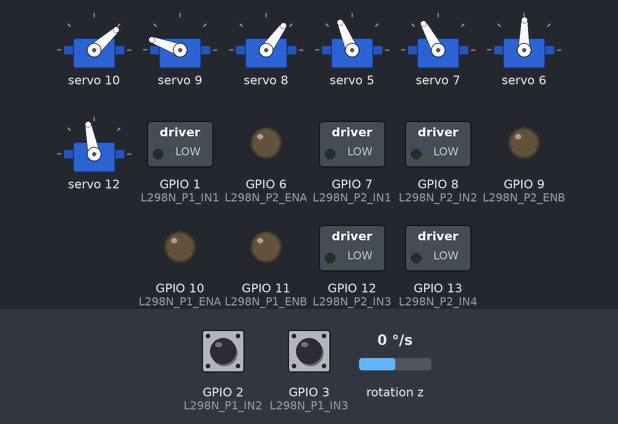
Recording of a sketch running on a simulated ESP32-S3. Parts: 7 × servo, switched loads named in the sketch (green lamp = pin HIGH), output pins drawn as LEDs (lit = HIGH). Wiring (inferred from the names in the program): MPU-6050 motion sensor at I2C address 0x68. Inputs (shaded band) come from the test bench; at power-on: rotation z 0 °/s, GPIO 2 (L298N_P1_IN2) HIGH, GPIO 3 (L298N_P1_IN3) HIGH. What the sketch prints to the serial monitor is not drawn.

Above: at 3.8 s.
3.9 s: rotation z set to 59 °/s
At 6.2 s:
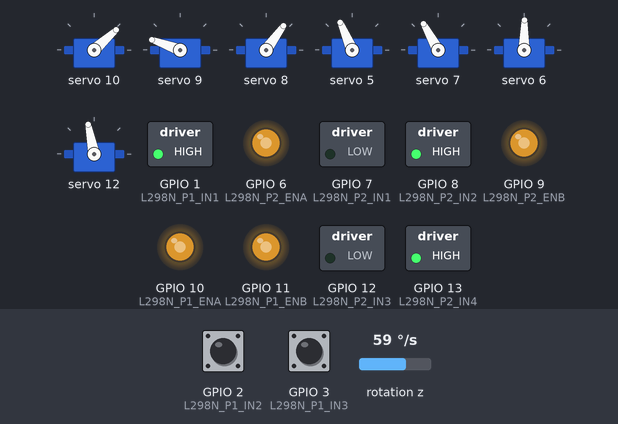
6.9 s: rotation z set to 67 °/s
At 9.8 s:
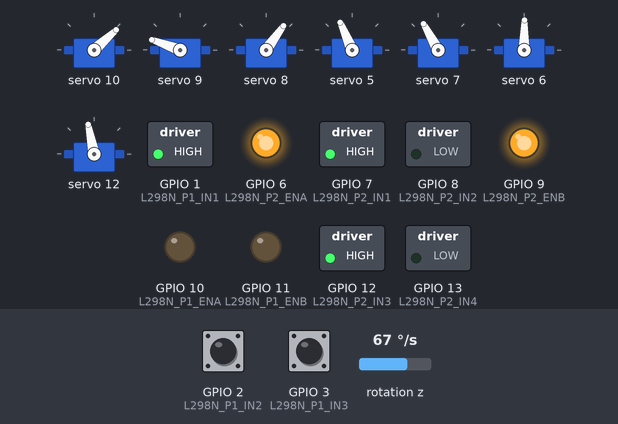
9.9 s: rotation z set to -192 °/s
At 12.2 s:
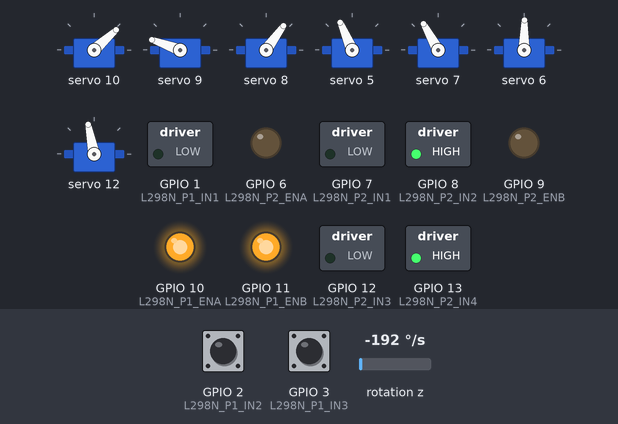
12.9 s: rotation z set to 6 °/s
24.9 s: rotation z set to 12 °/s
Timing chart, 0 to 66.3 s (numbered marks = the images above; inputs shaded):
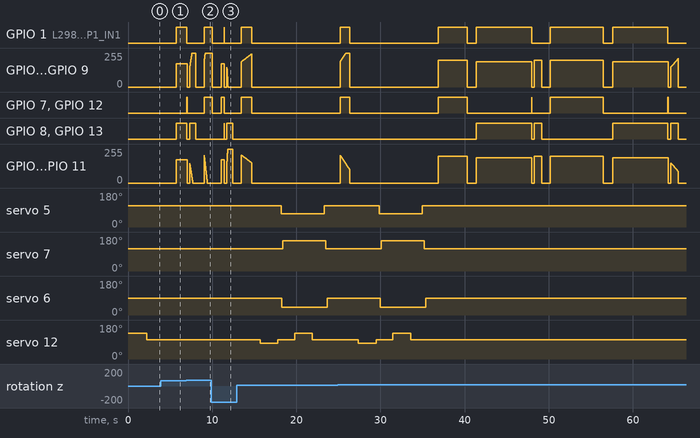

Measured:
- the behaviour switches between 64 and 65 °/s on rotation z (found by bisection; images 1 and 2)
- after the input at 9.9 s, GPIO 8 (L298N_P2_IN2), GPIO 13 (L298N_P2_IN4): LOW → HIGH after 1.5 s, → LOW 0.04 s later, → HIGH 0.30 s later, → LOW 0.71 s later

The sketch:

whotfknows.ino
```cpp
#include <Wire.h>
#include <Adafruit_PWMServoDriver.h>

Adafruit_PWMServoDriver pwm = Adafruit_PWMServoDriver();

#define SERVOMIN 150
#define SERVOMAX 600

// =================================================================
// 1. PIN DEFINITIONS (Updated Dual L298N + PCA9685 + 4-Motor Setup)
// =================================================================

// --- L298N - P1 (Left Side: Motors 1 & 2) ---
const uint8_t L298N_P1_ENA = 10;  // PWM (Timer1) -> M1 Speed
const uint8_t L298N_P1_IN1 = A0;  // M1 Dir 1
const uint8_t L298N_P1_IN2 = A1;  // M1 Dir 2
const uint8_t L298N_P1_IN3 = A2;  // M2 Dir 1
const uint8_t L298N_P1_IN4 = A3;  // M2 Dir 2
const uint8_t L298N_P1_ENB = 11;  // PWM (Timer2) -> M2 Speed

// --- L298N - P2 (Right Side: Motors 3 & 4) ---
const uint8_t L298N_P2_ENA = 6;   // PWM (Timer0) -> M3 Speed
const uint8_t L298N_P2_IN1 = 7;   // M3 Dir 1
const uint8_t L298N_P2_IN2 = 8;   // M3 Dir 2
const uint8_t L298N_P2_IN3 = 12;  // M4 Dir 1
const uint8_t L298N_P2_IN4 = 13;  // M4 Dir 2 (mirrors Nano onboard LED)
const uint8_t L298N_P2_ENB = 9;   // PWM (Timer1) -> M4 Speed

// --- Motor Feedback / Encoder Pins (C1) ---
const uint8_t PIN_M1_C1 = 5;      // Motor 1 feedback
const uint8_t PIN_M2_C1 = 4;      // Motor 2 feedback
const uint8_t PIN_M3_C1 = 2;      // Motor 3 feedback (Hardware Interrupt INT0)
const uint8_t PIN_M4_C1 = 3;      // Motor 4 feedback (Hardware Interrupt INT1)

// --- Motor IDs ---
const int M1 = 1; // Left Front
const int M2 = 2; // Left Rear
const int M3 = 3; // Right Front
const int M4 = 4; // Right Rear

// --- Direction Constants ---
const int STOP = 0;
const int FORWARD = 1;
const int BACKWARD = 2;

// =================================================================
// 2. SENSORS & SERVO CONFIGURATION
// =================================================================

// MPU6050 Hardware Constants (I2C on A4/A5)
const int MPU_ADDR = 0x68;
const int PWR_MGMT_1 = 0x6B;
const int GYRO_ZOUT_H = 0x47;

// Gyro Variables
float gyro_z_bias = 0;
float current_angle = 0;
unsigned long last_time = 0;

// Encoder Tick Counters
volatile long enc_m3_ticks = 0;
volatile long enc_m4_ticks = 0;

// PCA9685 Servo Channels & Angles
int GRIPPER_SERVOS[] = {5, 6, 7};
int SERVO_OPEN_ANGLES[] = {80, 60, 85};
int SERVO_CLOSE_ANGLES[] = {45, 20, 120};

int BIN_SERVOS[] = {10, 9, 8};
int BIN_CATCH_ANGLE[] = {20, 120, 30};
int BIN_THROW_ANGLE[] = {105, 30, 120};

const int PULL_UP_SERVO = 12;
const int CONVEYER_SERVO = 13;

// Execution Control
bool autonomous_completed = false;

// =================================================================
// 3. ENCODER INTERRUPT HANDLERS
// =================================================================
void isr_encoder_m3() { enc_m3_ticks++; }
void isr_encoder_m4() { enc_m4_ticks++; }

// =================================================================
// 4. SERVO CONTROL FUNCTIONS (PCA9685)
// =================================================================
void moveServo(int servoNum, float angle) {
  int pulse = map((int)angle, 0, 180, SERVOMIN, SERVOMAX);
  pwm.setPWM(servoNum, 0, pulse);
  delay(100);
}

void close_grippers() {
  for(int i = 0; i < 3; i++) {
    moveServo(GRIPPER_SERVOS[i], SERVO_CLOSE_ANGLES[i]);
  }
  delay(300);
}

void open_grippers() {
  int order[] = {0, 2, 1};
  for(int i = 0; i < 3; i++) {
    moveServo(GRIPPER_SERVOS[order[i]], SERVO_OPEN_ANGLES[order[i]]);
    delay(100);
  }
  delay(300);
}

void catchBins() {
  for(int i = 0; i < 3; i++) {
    moveServo(BIN_SERVOS[i], BIN_CATCH_ANGLE[i]);
  }
  delay(100);
}

void throwBins() {
  for(int i = 0; i < 3; i++) {
    moveServo(BIN_SERVOS[i], BIN_THROW_ANGLE[i]);
  }
  delay(300);
}

void throwRedBin() {
  moveServo(BIN_SERVOS[2], BIN_THROW_ANGLE[2]);
  delay(100);
  moveServo(BIN_SERVOS[2], BIN_THROW_ANGLE[2] - 50);
  delay(100);
  moveServo(BIN_SERVOS[2], BIN_THROW_ANGLE[2]);
  delay(100);
  moveServo(BIN_SERVOS[2], BIN_THROW_ANGLE[2] - 50);
  delay(100);
  moveServo(BIN_SERVOS[2], BIN_THROW_ANGLE[2]);
}

void throwGreenBin() {
  moveServo(BIN_SERVOS[1], BIN_THROW_ANGLE[1]);
  delay(100);
  moveServo(BIN_SERVOS[1], BIN_THROW_ANGLE[1] + 50);
  delay(100);
  moveServo(BIN_SERVOS[1], BIN_THROW_ANGLE[1]);
  delay(100);
  moveServo(BIN_SERVOS[1], BIN_THROW_ANGLE[1] + 50);
  delay(100);
  moveServo(BIN_SERVOS[1], BIN_THROW_ANGLE[1]);
}

void throwYellowBin() {
  moveServo(BIN_SERVOS[0], BIN_THROW_ANGLE[0]);
  delay(100);
  moveServo(BIN_SERVOS[0], BIN_THROW_ANGLE[0] - 50);
  delay(100);
  moveServo(BIN_SERVOS[0], BIN_THROW_ANGLE[0]);
  delay(100);
  moveServo(BIN_SERVOS[0], BIN_THROW_ANGLE[0] - 50);
  delay(100);
  moveServo(BIN_SERVOS[0], BIN_THROW_ANGLE[0]);
}

void pullUpArms(int delayMillis) {
  moveServo(PULL_UP_SERVO, 100);
  delay(delayMillis);
  moveServo(PULL_UP_SERVO, 70);
  delay(300);
}

void pullDownArms(int delayMillis) {
  moveServo(PULL_UP_SERVO, 55);
  delay(delayMillis);
  moveServo(PULL_UP_SERVO, 70);
  delay(300);
}

void moveConveyorToDrop(int delayMillis) {
  moveServo(CONVEYER_SERVO, 50);
  delay(delayMillis);
  moveServo(CONVEYER_SERVO, 70);
  delay(300);
}

void rewindConveyor(int delayMillis) {
  moveServo(CONVEYER_SERVO, 100);
  delay(delayMillis);
  moveServo(CONVEYER_SERVO, 70);
  delay(300);
}

// =================================================================
// 5. GYRO SENSOR (MPU6050)
// =================================================================
int16_t read_raw_gyro_z() {
  Wire.beginTransmission(MPU_ADDR);
  Wire.write(GYRO_ZOUT_H);
  Wire.endTransmission(false);
  Wire.requestFrom(MPU_ADDR, 2);

  if (Wire.available() >= 2) {
    int16_t high = Wire.read();
    int16_t low = Wire.read();
    return (high << 8) | low;
  }
  return 0;
}

void calibrate_gyro() {
  long sum = 0;
  const int samples = 200;

  for (int i = 0; i < samples; i++) {
    sum += read_raw_gyro_z();
    delay(3);
  }
  gyro_z_bias = (float)sum / samples;
}

void update_heading() {
  unsigned long current_time = micros();
  float dt = (current_time - last_time) / 1000000.0;
  last_time = current_time;

  int16_t raw_gyro_z = read_raw_gyro_z();
  float unbiased_gyro_z = (float)raw_gyro_z - gyro_z_bias;
  float gyro_rate_z = -unbiased_gyro_z / 131.0;
  current_angle += gyro_rate_z * dt;
}

// =================================================================
// 6. 4-MOTOR L298N DRIVETRAIN CONTROLLER
// =================================================================

/**
 * Control an individual motor on either L298N driver
 */
void setSingleMotor(int motorNumber, int direction, int speed) {
  speed = constrain(speed, 0, 255);
  uint8_t enPin = 0, in1Pin = 0, in2Pin = 0;

  switch(motorNumber) {
    case M1: enPin = L298N_P1_ENA; in1Pin = L298N_P1_IN1; in2Pin = L298N_P1_IN2; break;
    case M2: enPin = L298N_P1_ENB; in1Pin = L298N_P1_IN3; in2Pin = L298N_P1_IN4; break;
    case M3: enPin = L298N_P2_ENA; in1Pin = L298N_P2_IN1; in2Pin = L298N_P2_IN2; break;
    case M4: enPin = L298N_P2_ENB; in1Pin = L298N_P2_IN3; in2Pin = L298N_P2_IN4; break;
    default: return;
  }

  if (direction == FORWARD) {
    digitalWrite(in1Pin, HIGH);
    digitalWrite(in2Pin, LOW);
    analogWrite(enPin, speed);
  } else if (direction == BACKWARD) {
    digitalWrite(in1Pin, LOW);
    digitalWrite(in2Pin, HIGH);
    analogWrite(enPin, speed);
  } else { // STOP
    digitalWrite(in1Pin, LOW);
    digitalWrite(in2Pin, LOW);
    analogWrite(enPin, 0);
  }
}

/**
 * Drive Left (M1, M2) and Right (M3, M4) motor banks synchronously
 */
void setDrivetrain(int leftDir, int leftSpeed, int rightDir, int rightSpeed) {
  setSingleMotor(M1, leftDir, leftSpeed);
  setSingleMotor(M2, leftDir, leftSpeed);
  setSingleMotor(M3, rightDir, rightSpeed);
  setSingleMotor(M4, rightDir, rightSpeed);
}

void stopMotors() {
  setDrivetrain(STOP, 0, STOP, 0);
}

void moveForward(int speed, int durationMillis) {
  setDrivetrain(FORWARD, speed, FORWARD, speed);
  delay(durationMillis);
  stopMotors();
}

void moveBackward(int speed, int durationMillis) {
  setDrivetrain(BACKWARD, speed, BACKWARD, speed);
  delay(durationMillis);
  stopMotors();
}

void turnRight(int speed) {
  setDrivetrain(FORWARD, speed, BACKWARD, speed);
}

void turnLeft(int speed) {
  setDrivetrain(BACKWARD, speed, FORWARD, speed);
}

// =================================================================
// 7. GYRO-STABILIZED AUTONOMOUS NAVIGATION
// =================================================================

// Move Forward maintaining a straight heading
void moveForwardGyro(int speed, int duration_millis, int offset = 0) {
  last_time = micros();
  float target_angle = current_angle;
  unsigned long start_time = millis();
  float Kp = 8.0;

  while (millis() - start_time < (unsigned long)duration_millis) {
    update_heading();

    float error = current_angle - target_angle;
    int correction = (int)(error * Kp);

    int left_speed = constrain(speed + correction + offset, 0, 255);
    int right_speed = constrain(speed - correction - offset, 0, 255);

    setDrivetrain(FORWARD, left_speed, FORWARD, right_speed);
    delay(10);
  }
  stopMotors();
}

// Move Backward maintaining a straight heading
void moveBackwardGyro(int speed, int duration_millis, int motor_bias = 0) {
  last_time = micros();
  float target_angle = current_angle;
  unsigned long start_time = millis();
  float Kp = 6.0;

  while (millis() - start_time < (unsigned long)duration_millis) {
    update_heading();

    float error = current_angle - target_angle;
    int correction = (int)(error * Kp);

    int left_speed = constrain(speed + correction - motor_bias, 0, 255);
    int right_speed = constrain(speed - correction + motor_bias, 0, 255);

    setDrivetrain(BACKWARD, left_speed, BACKWARD, right_speed);
    delay(10);
  }
  stopMotors();
}

void turnRightGyro(int speed, float offset = 0) {
  last_time = micros();
  float start_angle = current_angle;
  delay(100);
  update_heading();

  float target_angle = start_angle - 90.0 + offset;
  turnRight(speed);

  while (current_angle > target_angle) {
    update_heading();
  }

  // Active counter-pulse to brake inertia
  turnLeft(speed);
  delay(40);
  stopMotors();
  delay(300);
}

void turnLeftGyro(int speed, float offset = 0) {
  last_time = micros();
  float start_angle = current_angle;
  delay(100);
  update_heading();

  float target_angle = start_angle + 90.0 - offset;
  turnLeft(speed);

  while (current_angle < target_angle) {
    update_heading();
  }

  // Active counter-pulse to brake inertia
  turnRight(speed);
  delay(40);
  stopMotors();
  delay(300);
}

// =================================================================
// 8. SETUP INITIALIZATION
// =================================================================
void setup() {
  Serial.begin(115200);
  Serial.println(F("[MEOWLER] Initializing 4-Motor Autonomous Youth Challenge..."));

  // L298N P1 Pins
  pinMode(L298N_P1_ENA, OUTPUT);
  pinMode(L298N_P1_IN1, OUTPUT);
  pinMode(L298N_P1_IN2, OUTPUT);
  pinMode(L298N_P1_IN3, OUTPUT);
  pinMode(L298N_P1_IN4, OUTPUT);
  pinMode(L298N_P1_ENB, OUTPUT);

  // L298N P2 Pins
  pinMode(L298N_P2_ENA, OUTPUT);
  pinMode(L298N_P2_IN1, OUTPUT);
  pinMode(L298N_P2_IN2, OUTPUT);
  pinMode(L298N_P2_IN3, OUTPUT);
  pinMode(L298N_P2_IN4, OUTPUT);
  pinMode(L298N_P2_ENB, OUTPUT);

  // Encoder Pins
  pinMode(PIN_M1_C1, INPUT_PULLUP);
  pinMode(PIN_M2_C1, INPUT_PULLUP);
  pinMode(PIN_M3_C1, INPUT_PULLUP);
  pinMode(PIN_M4_C1, INPUT_PULLUP);

  // Hardware interrupts on D2 and D3
  attachInterrupt(digitalPinToInterrupt(PIN_M3_C1), isr_encoder_m3, RISING);
  attachInterrupt(digitalPinToInterrupt(PIN_M4_C1), isr_encoder_m4, RISING);

  // Stop motors initially
  stopMotors();

  // Initialize PCA9685 PWM driver
  pwm.begin();
  pwm.setPWMFreq(50);
  delay(50);

  // Wake up MPU6050
  Wire.begin();
  Wire.beginTransmission(MPU_ADDR);
  Wire.write(PWR_MGMT_1);
  Wire.write(0);
  Wire.endTransmission(true);

  Serial.println(F("[MEOWLER] Calibrating MPU6050 Gyro... Keep robot static."));
  calibrate_gyro();
  Serial.println(F("[MEOWLER] Gyro calibrated. Ready for challenge."));

  // Initial Posture
  catchBins();
  open_grippers();
  pullUpArms(100);
}

// =================================================================
// 9. AUTONOMOUS MISSION ROUTINE (Youth Challenge)
// =================================================================
void runYouthChallengeAutonomous() {
  const int STEP_DELAY = 1000;
  const int FORWARD_OFFSET = 10;
  const int SPEED_FAST = 200;
  const int SPEED_MED = 175;
  const int SPEED_SLOW = 150;

  Serial.println(F("[AUTONOMOUS] Starting Youth Challenge Sequence..."));

  // Step 1: Countdown / Launch Delay
  delay(3000);

  // Step 2: Turn Right to align with Zone 1
  turnRightGyro(SPEED_MED, 10);

  // Step 3: Back up against wall reference
  moveBackwardGyro(SPEED_SLOW, 700);
  delay(STEP_DELAY);

  // Step 4: Advance towards object pick sector
  moveForwardGyro(SPEED_FAST, 950, FORWARD_OFFSET);
  delay(STEP_DELAY);

  // Step 5: Turn Left towards first item
  turnLeftGyro(SPEED_MED, 10);

  // Step 6: Minor reverse alignment
  moveBackwardGyro(SPEED_SLOW, 700);
  delay(STEP_DELAY);

  // Step 7: Approach item 1
  moveForwardGyro(SPEED_FAST, 1225, FORWARD_OFFSET);
  delay(STEP_DELAY);

  // Step 8-11: Pick Item 1 & load
  pullDownArms(2000);
  close_grippers();
  delay(STEP_DELAY);
  pullUpArms(2000);
  delay(STEP_DELAY);
  open_grippers();
  delay(STEP_DELAY);

  // Step 12: Move forward to item 2
  moveForwardGyro(SPEED_FAST, 1175, FORWARD_OFFSET);
  delay(STEP_DELAY);

  // Step 13-16: Pick Item 2 & load
  pullDownArms(2000);
  close_grippers();
  delay(STEP_DELAY);
  pullUpArms(2000);
  delay(STEP_DELAY);
  open_grippers();
  delay(STEP_DELAY);

  // Step 17: Drive forward across mid field
  moveForward(SPEED_FAST, 3400);
  delay(STEP_DELAY);

  // Step 18-20: Turn and traverse to secondary arena zone
  turnRightGyro(190, 10);
  moveBackward(SPEED_FAST, 900);
  delay(STEP_DELAY);
  moveForward(SPEED_FAST, 6300);
  delay(STEP_DELAY);

  // Step 21-24: Align with drop bins
  turnRightGyro(190, 10);
  moveBackwardGyro(SPEED_SLOW, 900);
  delay(STEP_DELAY);
  turnRightGyro(190, 10);
  moveBackward(SPEED_SLOW, 1200);
  delay(STEP_DELAY);

  // Step 25-29: Deliver items via conveyor belt
  moveForwardGyro(SPEED_FAST, 1500, FORWARD_OFFSET);
  delay(STEP_DELAY);
  moveConveyorToDrop(1000);
  moveForwardGyro(SPEED_FAST, 1500, FORWARD_OFFSET);
  moveConveyorToDrop(2200);
  moveForwardGyro(SPEED_FAST, 3000, FORWARD_OFFSET);
  delay(STEP_DELAY);

  // Step 30-33: Approach Bin Sorting Zone
  turnLeftGyro(SPEED_MED, 10);
  moveBackwardGyro(SPEED_FAST, 700);
  delay(STEP_DELAY);
  moveForwardGyro(SPEED_FAST, 1000, FORWARD_OFFSET);
  delay(STEP_DELAY);
  moveConveyorToDrop(1500);
  delay(500);

  // Step 34-36: Throw Yellow Bin
  turnLeftGyro(SPEED_MED, 10);
  delay(STEP_DELAY);
  turnLeftGyro(SPEED_MED, 10);
  delay(STEP_DELAY);
  throwYellowBin();
  delay(STEP_DELAY);
  catchBins();

  // Step 37-40: Navigate & Throw Red Bin
  turnRightGyro(190, 10);
  delay(STEP_DELAY);
  moveForwardGyro(SPEED_FAST, 700);
  delay(STEP_DELAY);
  turnLeftGyro(SPEED_MED, 10);
  delay(STEP_DELAY);
  throwRedBin();
  delay(STEP_DELAY);
  catchBins();

  // Step 41-44: Navigate & Throw Green Bin
  turnLeftGyro(SPEED_MED, 10);
  delay(STEP_DELAY);
  turnLeftGyro(SPEED_MED, 10);
  delay(STEP_DELAY);
  moveForwardGyro(SPEED_FAST, 3000);
  delay(STEP_DELAY);
  throwGreenBin();
  delay(STEP_DELAY);
  catchBins();

  // Step 45: Reset Conveyor and safely stop all actuators
  rewindConveyor(3000);
  stopMotors();

  Serial.println(F("[AUTONOMOUS] Youth Challenge Completed Successfully!"));
}

// =================================================================
// 10. MAIN LOOP
// =================================================================
void loop() {
  if (!autonomous_completed) {
    runYouthChallengeAutonomous();
    autonomous_completed = true;
  }
  // Idle after mission completion
  stopMotors();
  delay(1000);
}
```
